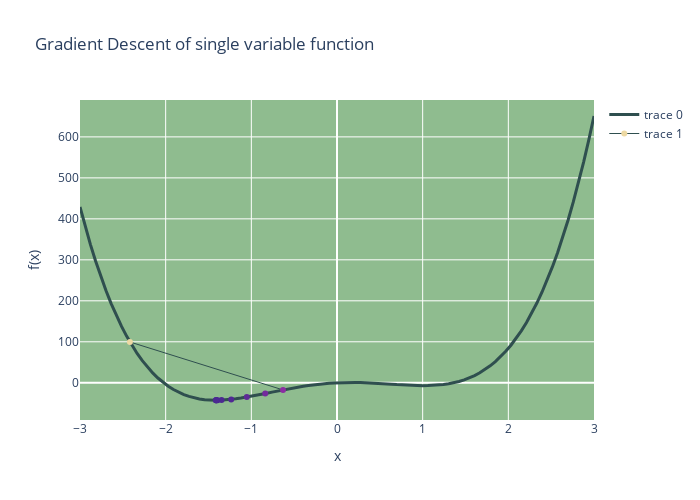

The cell this chart's notebook holds for it:
### Markdown cell above
Wykres dla funkcji jednej zmiennej f(x):

### Code cell
max_r = 3
X = np.linspace(-max_r, max_r, 100)
Y = np.array([f(np.array([x])) for x in X])

pt = RNG.uniform(-max_r, max_r, 1)
dsc = gradient_descent(pt, 0.005, grad_f, 0.01, 100)
if not dsc[1]:
    print("Algorithm hasn't found the optimum, steps are out of bounds")
else:
    steps = np.array([x for x in dsc[0]
                    if abs(x[0]) < max_r])
    XS = steps[:, 0]
    YS = np.array([f(x) for x in steps])

    layout = go.Layout(width=700, height=500,
                       title='Gradient Descent of single variable function',
                       xaxis_title='x',
                       yaxis_title='f(x)',
                       plot_bgcolor='DarkSeaGreen')
    fig = go.Figure(data=[go.Scatter(x=X, y=Y, line=dict(color='DarkSlateGrey', width=3))], 
                    layout=layout)
    fig.add_trace(go.Scatter(x=XS, y=YS, mode='lines+markers', 
                            marker=dict(size=6, color=YS,
                            colorscale='Agsunset'),
                            line=dict(color='DarkSlateGrey', width=1)))
    fig.show()

### Figure 1 — Plotly figure (JSON) as saved in the notebook; plotly's stock layout.template omitted (floating-point values rounded to 4 significant figures)
{"data": [{"line": {"color": "DarkSlateGrey", "width": 3}, "type": "scatter", "x": [-3, -2.939, -2.879, -2.818, -2.758, -2.697, -2.636, -2.576, -2.515, -2.455, -2.394, -2.333, -2.273, -2.212, -2.152, -2.091, -2.03, -1.97, -1.909, -1.848, -1.788, -1.727, -1.667, -1.606, -1.545, -1.485, -1.424, -1.364, -1.303, -1.242, -1.182, -1.121, -1.061, -1, -0.9394, -0.8788, -0.8182, -0.7576, -0.697, -0.6364, -0.5758, -0.5152, -0.4545, -0.3939, -0.3333, -0.2727, -0.2121, -0.1515, -0.09091, -0.0303, 0.0303, 0.09091, 0.1515, 0.2121, 0.2727, 0.3333, 0.3939, 0.4545, 0.5152, 0.5758, 0.6364, 0.697, 0.7576, 0.8182, 0.8788, 0.9394, 1, 1.061, 1.121, 1.182, 1.242, 1.303, 1.364, 1.424, 1.485, 1.545, 1.606, 1.667, 1.727, 1.788, 1.848, 1.909, 1.97, 2.03, 2.091, 2.152, 2.212, 2.273, 2.333, 2.394, 2.455, 2.515, 2.576, 2.636, 2.697, 2.758, 2.818, 2.879, 2.939, 3], "y": [429, 381.7, 337.8, 297.2, 259.6, 225.0, 193.2, 164.1, 137.5, 113.3, 91.41, 71.64, 53.9, 38.06, 24.01, 11.65, 0.8451, -8.492, -16.47, -23.19, -28.74, -33.23, -36.73, -39.34, -41.14, -42.2, -42.62, -42.45, -41.78, -40.66, -39.16, -37.35, -35.28, -33, -30.57, -28.03, -25.43, -22.8, -20.2, -17.65, -15.18, -12.82, -10.6, -8.538, -6.654, -4.964, -3.479, -2.209, -1.159, -0.3307, 0.2756, 0.6641, 0.8422, 0.8202, 0.612, 0.2346, -0.292, -0.9443, -1.696, -2.516, -3.372, -4.228, -5.044, -5.776, -6.38, -6.806, -7, -6.908, -6.469, -5.623, -4.303, -2.441, 0.03586, 3.202, 7.137, 11.92, 17.64, 24.38, 32.24, 41.31, 51.68, 63.46, 76.75, 91.67, 108.3, 126.8, 147.3, 169.8, 194.5, 221.6, 251.1, 283.3, 318.2, 355.9, 396.7, 440.6, 487.8, 538.6, 592.9, 651]}, {"line": {"color": "DarkSlateGrey", "width": 1}, "marker": {"color": [99.58, -17.4, -26.26, -34.99, -40.5, -42.32, -42.6, -42.63, -42.63, -42.63, -42.63], "colorscale": [[0, "rgb(75, 41, 145)"], [0.1667, "rgb(135, 44, 162)"], [0.3333, "rgb(192, 54, 157)"], [0.5, "rgb(234, 79, 136)"], [0.6667, "rgb(250, 120, 118)"], [0.8333, "rgb(246, 169, 122)"], [1, "rgb(237, 217, 163)"]], "size": 6}, "mode": "lines+markers", "type": "scatter", "x": [-2.417, -0.6305, -0.8374, -1.053, -1.235, -1.347, -1.394, -1.408, -1.411, -1.412, -1.412], "y": [99.58, -17.4, -26.26, -34.99, -40.5, -42.32, -42.6, -42.63, -42.63, -42.63, -42.63]}], "layout": {"height": 500, "plot_bgcolor": "DarkSeaGreen", "title": {"text": "Gradient Descent of single variable function"}, "width": 700, "xaxis": {"title": {"text": "x"}}, "yaxis": {"title": {"text": "f(x)"}}}}
